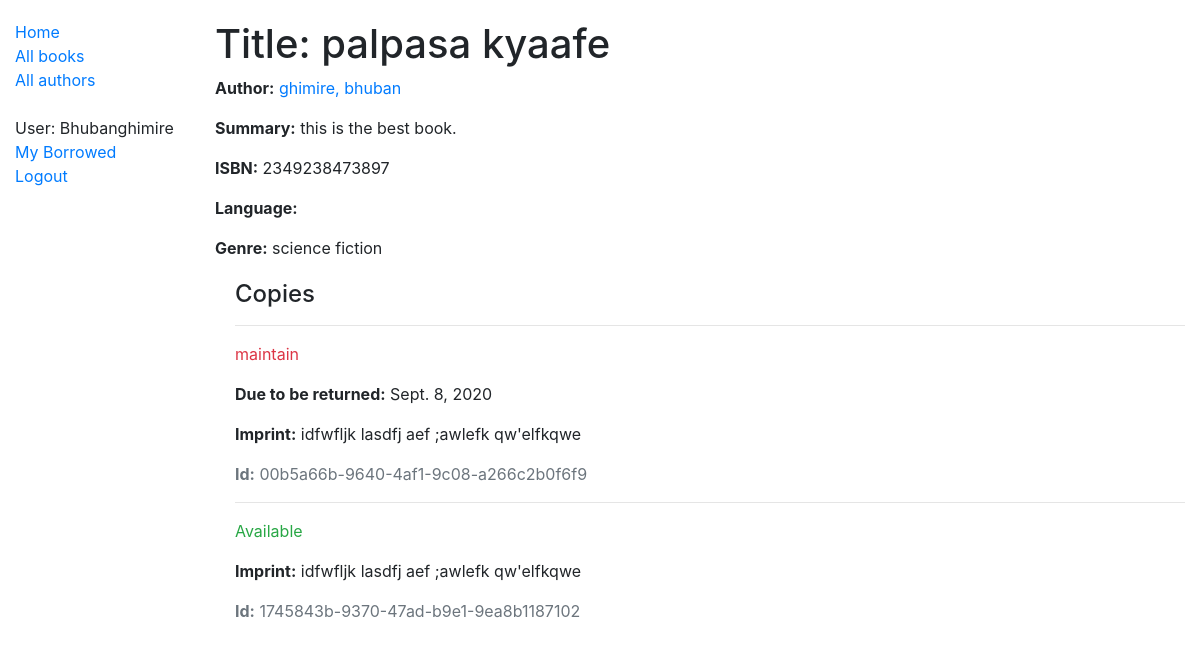
Page /catalog/books/1 (signed in) on the earlier database version.
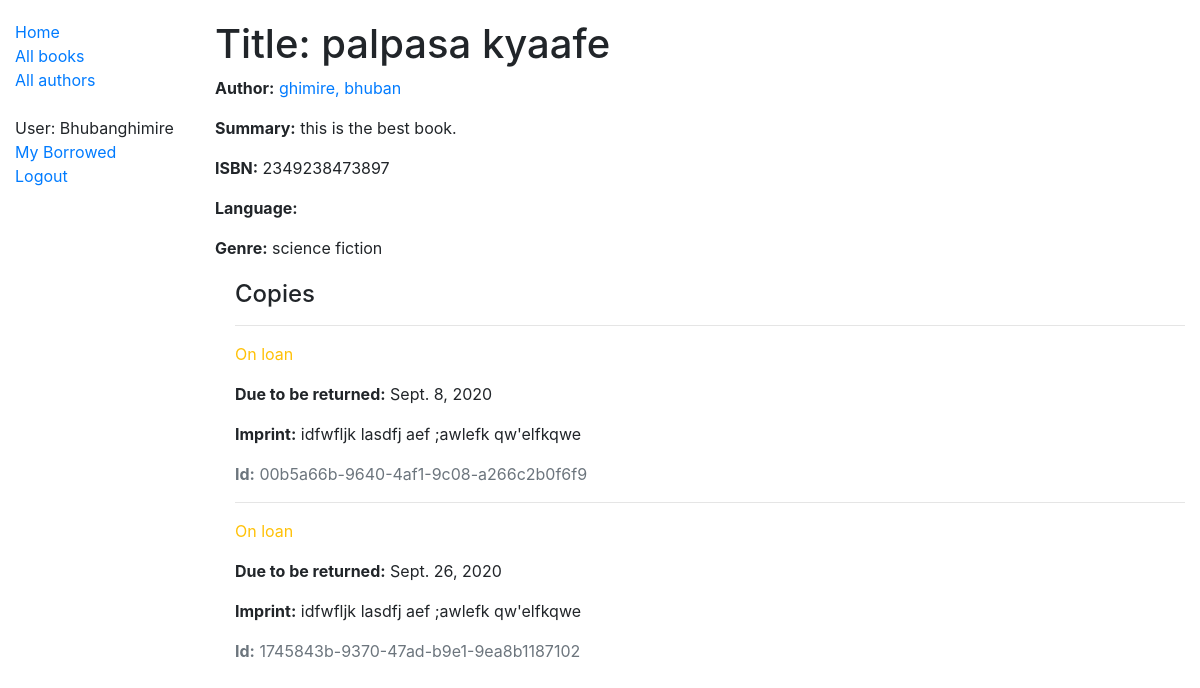
Same page on the later database version.
### catalog/models.py (models this page shows, shortened)
class Book(models.Model):
    title = models.CharField(max_length=200)
    author = models.ForeignKey('Author',on_delete=models.CASCADE)
    summary = models.TextField()
    isbn = models.CharField('ISBN',max_length=13)
    genre = models.ManyToManyField(Genre,help_text='enter genere for book')

class Author(models.Model):
    first_name = models.CharField(max_length=200)
    last_name = models.CharField(max_length=100,default="ghimire")
    date_of_birth = models.DateField(null=True, blank=True)
    date_of_death = models.DateField('Died', null=True, blank=True)
    class Meta:
        ordering = ['last_name', 'first_name']
    def __str__(self):
        return f'{self.last_name}, {self.first_name}'

class Genre(models.Model):
    name = models.CharField(max_length=200)
    def __str__(Self):
        return Self.name

class BookInstance(models.Model):
    id = models.UUIDField(primary_key=True,default=uuid.uuid4)
    book = models.ForeignKey('Book', on_delete=models.SET_NULL,null=True)
    imprint = models.CharField(max_length=200)
    due_back = models.DateField(null=True, blank=True)
    borrower = models.ForeignKey(User, on_delete=models.SET_NULL, null=True, blank=True)
    LOAN_STATUS = (
        ('m','maintain'),
        ('o', 'On loan'),
        ('a', 'Available'),
        ('r', 'Reserved'),
    )
    status = models.CharField(max_length=1,
                            choices=LOAN_STATUS
    )
    class Meta:
        ordering = ['due_back']

### catalog/views.py (the view)
# urls.py: path('books/<int:pk>',views.BookDetailView.as_view(),name='Book-detail'),
class BookDetailView(LoginRequiredMixin,DetailView):
    model = Book
    template_name = 'book_detail.html'

### catalog/templates/book_detail.html
{% extends "base_generic.html" %}
{% block content %}
  <h1>Title: {{ book.title }}</h1>
  <p><strong>Author:</strong> <a href="{% url 'author-detail' book.author.pk %}">{{ book.author }}</a></p>
  <p><strong>Summary:</strong> {{ book.summary }}</p>
  <p><strong>ISBN:</strong> {{ book.isbn }}</p>
  <p><strong>Language:</strong> {{ book.language }}</p>
  <p><strong>Genre:</strong> {{ book.genre.all|join:", " }}</p>
  <div style="margin-left:20px;margin-top:20px">
    <h4>Copies</h4>
    {% for copy in book.bookinstance_set.all %}
      <hr>
      <p class="{% if copy.status == 'a' %}text-success{% elif copy.status == 'm' %}text-danger{% else %}text-warning{% endif %}">
        {{ copy.get_status_display }}
      </p>
      {% if copy.status != 'a' %}
        <p><strong>Due to be returned:</strong> {{ copy.due_back }}</p>
      {% endif %}
      <p><strong>Imprint:</strong> {{ copy.imprint }}</p>
      <p class="text-muted"><strong>Id:</strong> {{ copy.id }}</p>
    {% endfor %}
  </div>
{% endblock %}

### catalog/templates/base_generic.html (shortened to what this page needs)
<!DOCTYPE html>
<html lang="en">
<head>
    <link rel="stylesheet" href="https://stackpath.bootstrapcdn.com/bootstrap/4.1.3/css/bootstrap.min.css"
>
    {% load static %}
    <link rel="stylesheet" href="{% static 'css/styles.css' %}">
</head>
<body>
    <div class="container-fluid">
        <div class="row">
            <div class="col-sm-2">
                {% block sidebar %}
                <ul class="sidebar-nav">
                    <li><a href="{% url 'index' %}">Home</a></li>
                    <li><a href="{% url 'book' %}">All books</a></li>
                    <li><a href="{% url 'author' %}">All authors</a></li>
                    <br>
                    {% if user.is_authenticated %}
                    <li>User: {{ user.get_username }}</li>
                    <li><a href="{% url 'my-borrowed' %}">My Borrowed</a></li>
                    <li><a href="{% url 'logout'%}?next={{request.path}}">Logout</a></li>
                    {% else %}
                    <li><a href="{% url 'login'%}?next={{request.path}}">Login</a></li>
                    {% endif %}
                </ul>
                {% endblock %}
            </div>
            <div class="col-sm-10 ">{% block content %}{% endblock %}
            </div>
        </div>
    </div>
</body>
</html>

### catalog/static/css/styles.css (style rules this page uses)
.sidebar-nav { margin-top: 20px; padding: 0; list-style: none; }
h1 { margin-top: 20px; }

Differences in the rows shown:
changed BookInstance "Sept. 8, 2020": status "maintain" → "On loan"
changed BookInstance "1745843b-9370-47ad-b9e1-9ea8b1187102": status "Available" → "On loan"; due_back (not shown) → "Sept. 26, 2020"
